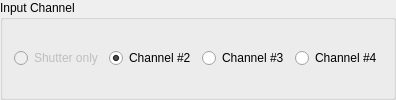
                       <widget class="QGroupBox" name="sync_confocal_line_channel_box">
                        <property name="toolTip">
                         <string>Select the input channel the external analog signal is connected to.</string>
                        </property>
                        <property name="title">
                         <string>Input Channel</string>
                        </property>
                        <layout class="QGridLayout" name="gridLayout_48">
                         <item row="0" column="0">
                          <widget class="QRadioButton" name="sync_confocal_line_input1_button">
                           <property name="enabled">
                            <bool>false</bool>
                           </property>
                           <property name="toolTip">
                            <string>Channel #1 is fixed as the shutter input</string>
                           </property>
                           <property name="text">
                            <string>Shutter only</string>
                           </property>
                           <property name="checkable">
                            <bool>false</bool>
                           </property>
                           <property name="checked">
                            <bool>false</bool>
                           </property>
                          </widget>
                         </item>
                         <item row="0" column="1">
                          <widget class="QRadioButton" name="sync_confocal_line_input2_button">
                           <property name="toolTip">
                            <string>Line sync input on channel #2</string>
                           </property>
                           <property name="text">
                            <string>Channel #2</string>
                           </property>
                           <property name="checked">
                            <bool>true</bool>
                           </property>
                          </widget>
                         </item>
                         <item row="0" column="2">
                          <widget class="QRadioButton" name="sync_confocal_line_input3_button">
                           <property name="toolTip">
                            <string>Line sync input on channel #3</string>
                           </property>
                           <property name="text">
                            <string>Channel #3</string>
                           </property>
                          </widget>
                         </item>
                         <item row="0" column="3">
                          <widget class="QRadioButton" name="sync_confocal_line_input4_button">
                           <property name="toolTip">
                            <string>Line sync input on channel #4</string>
                           </property>
                           <property name="text">
                            <string>Channel #4</string>
                           </property>
                          </widget>
                         </item>
                        </layout>
                       </widget>
